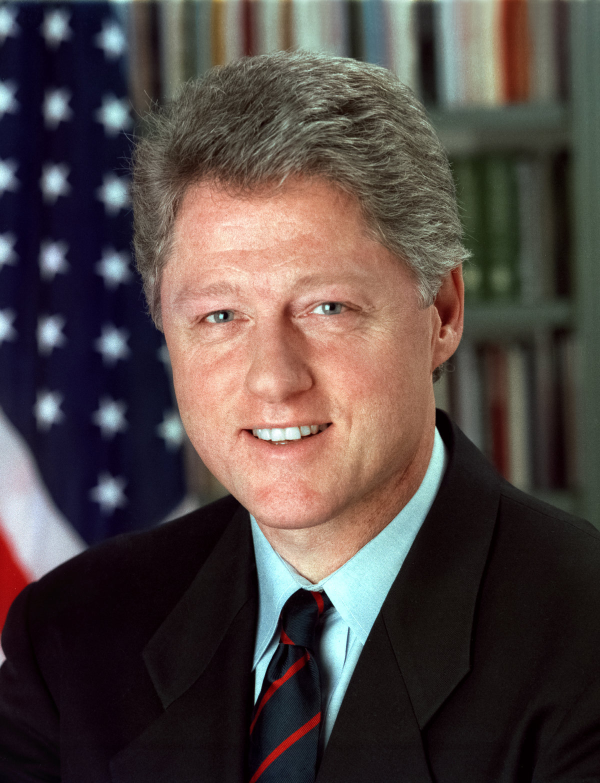
#> input picture bill-clinton.jpg, 1200 x 1566 px (shown at 1/2 size)
$ python affine.py
#> lines starting #> are read from the running program, lines starting #| are printed output that depends on the picture; after the words box and inside, x2 and y2 are one past the last pixel; in counts of white or black regions, pixels touching at a corner belong together
import numpy as np
import cv2

image = cv2.imread("bill-clinton.jpg")
#> image is the input picture: shape (1566, 1200, 3); mean B, G, R 67.3, 69.6, 81.2

height = image.shape[0]
#> height = 1566
width = image.shape[1]
#> width = 1200

copy = np.array(image)
output = 255*np.ones(image.shape, dtype=image.dtype)

#print(height)
#print(width)

tri1 = np.float32([[[360,200],[60,250],[450,400]]])
tri2 = np.float32([[[400,200],[160,270],[400,400]]])

bounding1 = cv2.boundingRect(tri1)
bounding2 = cv2.boundingRect(tri2)

tri1Cropped = []
tri2Cropped = []

for i in range(3):
    tri1Cropped.append(((tri1[0][i][0]-bounding1[0]),(tri1[0][i][1]-bounding1[1])))
    tri2Cropped.append(((tri2[0][i][0]-bounding2[0]),(tri2[0][i][1]-bounding2[1])))

img1Cropped = image[bounding1[1]:bounding1[1]+bounding1[3], bounding1[0]:bounding1[0]+bounding1[2]]
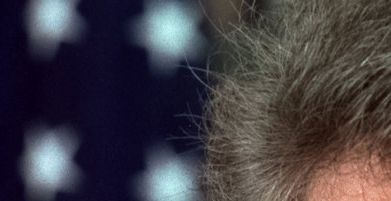
#> img1Cropped: shape (201, 391, 3); mean B, G, R 66.8, 60.1, 65.3
warpMat = cv2.getAffineTransform(np.float32(tri1Cropped), np.float32(tri2Cropped))

img2Cropped = cv2.warpAffine(img1Cropped,warpMat,(bounding2[2],bounding2[3]),
        None,flags=cv2.INTER_LINEAR,borderMode=cv2.BORDER_REFLECT_101)
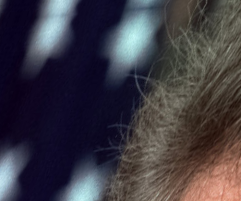
#> img2Cropped: shape (201, 241, 3); mean B, G, R 67, 58.4, 62.8

mask = np.zeros((bounding2[3], bounding2[2], 3), dtype=np.float32)
cv2.fillConvexPoly(mask,np.int32(tri2Cropped),(1.0,1.0,1.0),16,0);
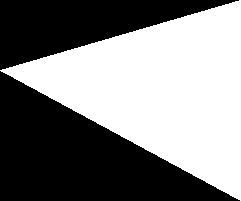
#> mask: shape (201, 241, 3) float32; values 0 (black) and 1 (white), 50.2% white; 2 black regions, box (x1, y1, x2, y2) and area: (0, 71, 240, 201) 15670, (0, 0, 239, 70) 8440
img2Cropped = img2Cropped*mask
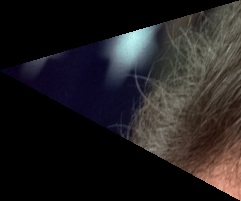
#> img2Cropped: shape (201, 241, 3) float32; mean B, G, R 31.8, 31, 34.2

output[bounding2[1]:bounding2[1]+bounding2[3], bounding2[0]:bounding2[0]+bounding2[2]] = \
        output[bounding2[1]:bounding2[1]+bounding2[3],
        bounding2[0]:bounding2[0]+bounding2[2]]*((1.0,1.0,1.0)-mask)
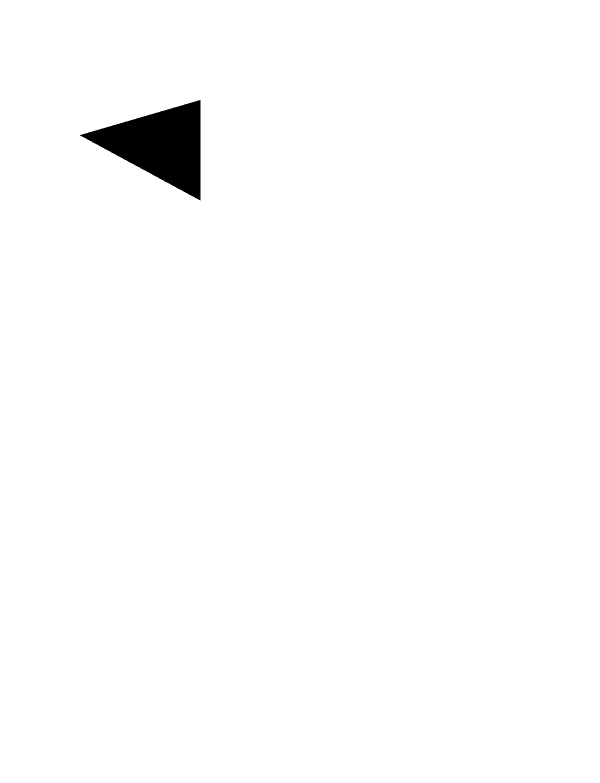
#> output: shape (1566, 1200, 3) (shown at 1/2 size); 98.7% white; 1 black region, box (x1, y1, x2, y2) and area: (160, 200, 401, 401) 24331

output[bounding2[1]:bounding2[1]+bounding2[3], bounding2[0]:bounding2[0]+bounding2[2]] = \
        output[bounding2[1]:bounding2[1]+bounding2[3],bounding2[0]:bounding2[0]+ \
        bounding2[2]]+img2Cropped
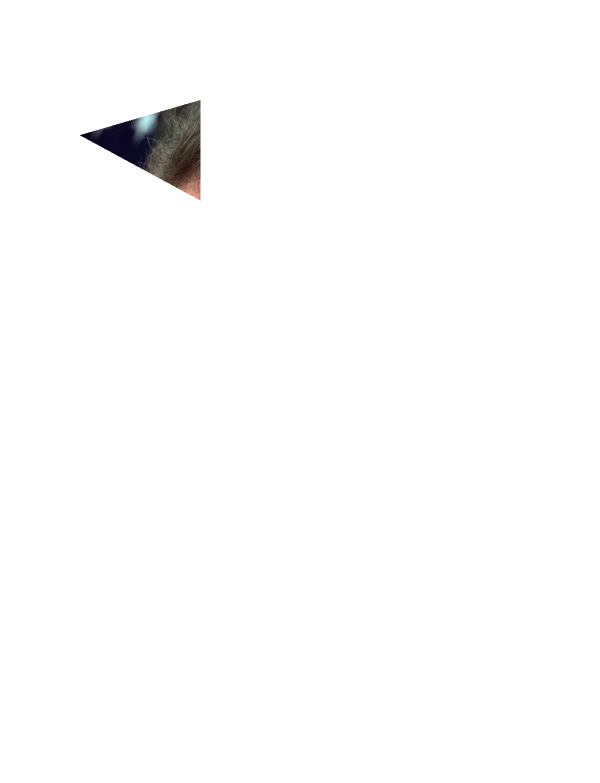
#> output: shape (1566, 1200, 3) (shown at 1/2 size); 1.29% of pixels changed, all inside (x1, y1, x2, y2) = (160, 200, 401, 401); drawn as B, G, R

cv2.imwrite("affine.jpg", output)

$ run again, with hillary-clinton.jpg copied over bill-clinton.jpg
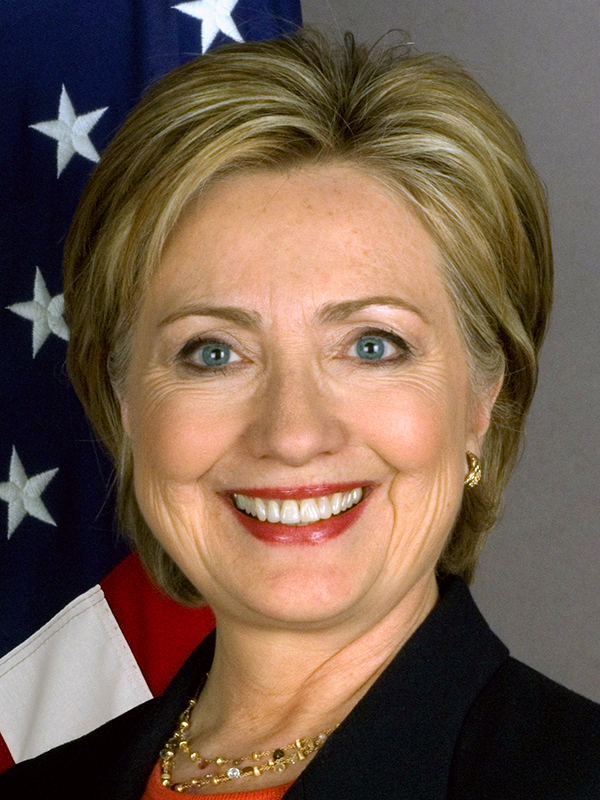
#> input picture hillary-clinton.jpg, 600 x 800 px
#> image is the input picture: shape (800, 600, 3); mean B, G, R 77, 93.4, 115.7
#> mask: shape (201, 241, 3) float32; values 0 (black) and 1 (white), 50.2% white; 2 black regions, box (x1, y1, x2, y2) and area: (0, 71, 240, 201) 15670, (0, 0, 239, 70) 8440
#> `img2Cropped = img2Cropped*mask`:
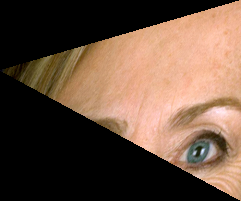
#> img2Cropped: shape (201, 241, 3) float32; mean B, G, R 63.1, 78.9, 102.6
#> `output[bounding2[1]:bounding2[1]+bounding2[3], bounding2[0]:bounding2[..`:
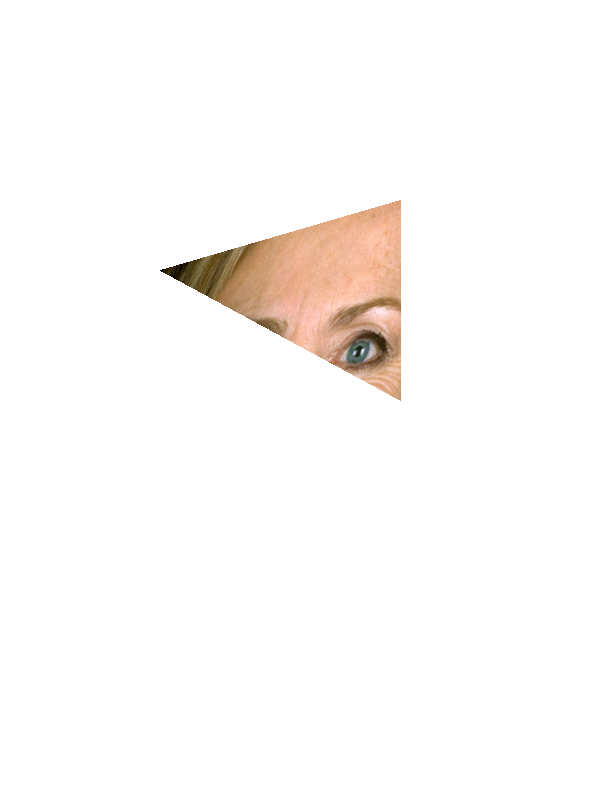
#> output: shape (800, 600, 3); mean of channels 0, 1, 2 248.4, 250, 252.4; drawn as B, G, R
